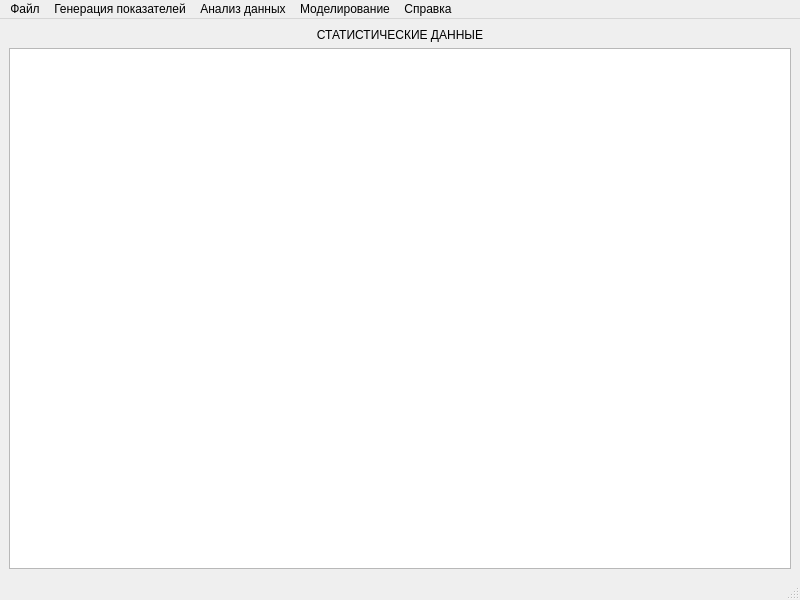
<?xml version="1.0" encoding="UTF-8"?>
<ui version="4.0">
 <class>MainWindow</class>
 <widget class="QMainWindow" name="MainWindow">
  <property name="geometry">
   <rect>
    <x>0</x>
    <y>0</y>
    <width>800</width>
    <height>600</height>
   </rect>
  </property>
  <property name="windowTitle">
   <string>Статистическое моделирование</string>
  </property>
  <widget class="QWidget" name="centralwidget">
   <layout class="QGridLayout" name="gridLayout">
    <item row="0" column="0">
     <widget class="QLabel" name="label">
      <property name="text">
       <string>СТАТИСТИЧЕСКИЕ ДАННЫЕ</string>
      </property>
      <property name="alignment">
       <set>Qt::AlignCenter</set>
      </property>
     </widget>
    </item>
    <item row="1" column="0">
     <widget class="QTableView" name="tableView">
      <attribute name="verticalHeaderVisible">
       <bool>false</bool>
      </attribute>
     </widget>
    </item>
   </layout>
  </widget>
  <widget class="QMenuBar" name="menubar">
   <property name="geometry">
    <rect>
     <x>0</x>
     <y>0</y>
     <width>800</width>
     <height>21</height>
    </rect>
   </property>
   <widget class="QMenu" name="filemenu">
    <property name="title">
     <string>Файл</string>
    </property>
    <addaction name="openfileaction"/>
    <addaction name="savefileaction"/>
    <addaction name="closefileaction"/>
   </widget>
   <widget class="QMenu" name="generatemenu">
    <property name="title">
     <string>Генерация показателей</string>
    </property>
    <addaction name="generateYaction"/>
    <addaction name="generateXaction"/>
   </widget>
   <widget class="QMenu" name="analyzemenu">
    <property name="title">
     <string>Анализ данных</string>
    </property>
    <addaction name="varianceAnalysisAction"/>
    <addaction name="correlationAnalisisAction"/>
   </widget>
   <widget class="QMenu" name="modelmenu">
    <property name="title">
     <string>Моделирование</string>
    </property>
    <addaction name="linearPolynomAction"/>
    <addaction name="squaredPolynomAction"/>
    <addaction name="transformPolynomAction"/>
   </widget>
   <widget class="QMenu" name="helpmenu">
    <property name="title">
     <string>Справка</string>
    </property>
    <addaction name="aboutmenuaction"/>
   </widget>
   <addaction name="filemenu"/>
   <addaction name="generatemenu"/>
   <addaction name="analyzemenu"/>
   <addaction name="modelmenu"/>
   <addaction name="helpmenu"/>
  </widget>
  <widget class="QStatusBar" name="statusbar"/>
  <action name="aboutmenuaction">
   <property name="text">
    <string>О программе</string>
   </property>
  </action>
  <action name="generateYaction">
   <property name="text">
    <string>Генерация отклика</string>
   </property>
  </action>
  <action name="generateXaction">
   <property name="text">
    <string>Генерация фактора</string>
   </property>
  </action>
  <action name="openfileaction">
   <property name="text">
    <string>Открыть</string>
   </property>
  </action>
  <action name="savefileaction">
   <property name="text">
    <string>Сохранить</string>
   </property>
  </action>
  <action name="closefileaction">
   <property name="text">
    <string>Закрыть</string>
   </property>
  </action>
  <action name="varianceAnalysisAction">
   <property name="text">
    <string>Дисперсионный анализ</string>
   </property>
  </action>
  <action name="correlationAnalisisAction">
   <property name="text">
    <string>Корреляционный анализ</string>
   </property>
  </action>
  <action name="linearPolynomAction">
   <property name="text">
    <string>Линейный полином</string>
   </property>
  </action>
  <action name="squaredPolynomAction">
   <property name="text">
    <string>Квадратичный полином</string>
   </property>
  </action>
  <action name="transformPolynomAction">
   <property name="text">
    <string>Преобразования</string>
   </property>
  </action>
 </widget>
 <resources/>
 <connections/>
</ui>
